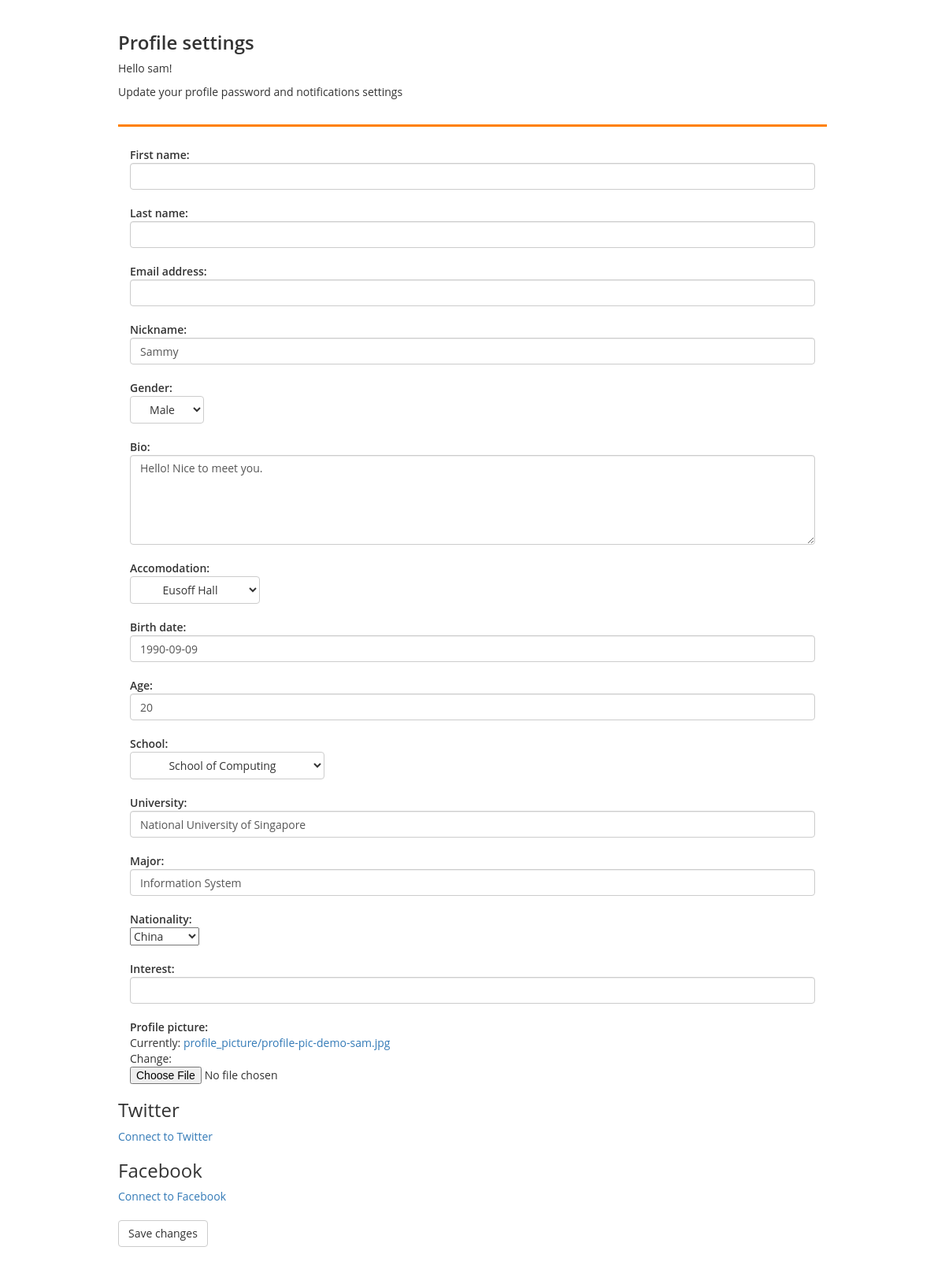
/me/settings/ (signed in), run on the app's committed database.
### nusxchange/models.py (models this page shows, shortened)
class Profile(models.Model):
    soc = 1
    fass = 2
    fos = 3
    biz = 4
    dent = 5
    sde = 6
    duke = 7
    eng = 8
    law = 9
    med = 10
    music = 11
    sph = 12
    spp = 13
    yale = 14
    oth = 15
    SCHOOL_CHOICES = (
        (soc, 'School of Computing'),
        (fass, 'Faculty of Arts & Social Science'),
        (fos, 'Faculty of Science'),
        (biz, 'Business and Accountancy'),
        (dent, 'Dentistry'),
        (sde, 'Design & Environment'),
        (duke, 'Duke-NUS'),
        (eng, 'Engineering'),
        (law, 'Law'),
        (med, 'Medicine'),
        (music, 'Music'),
        (sph, 'Public Health'),
        (spp, 'Public Policy'),
        (yale, 'Yale-NUS'),
        (oth, 'Others'),
        )
    TEMASEK='TH'
    EUSOFF='EH'
    CINNAMON='CC'
    TEMBUSU='TC'
    OFFCAMPUS='OC'
    ACCOMODATION_CHOICES = (
        (TEMASEK, 'Temasek Hall'),
        (EUSOFF, 'Eusoff Hall'),
        (CINNAMON, 'Cinnamon College'),
        (TEMBUSU, 'Tembusu College'),
        (OFFCAMPUS, 'Off-Campus')
        )
    user = models.OneToOneField(User, on_delete=models.CASCADE)
    bio = models.TextField(max_length=500, null = False, blank=True )
    accomodation = models.CharField(
        max_length=2,
        blank=False,
        default = OFFCAMPUS,
        choices = ACCOMODATION_CHOICES,
        )
    birth_date = models.DateField(null=True, blank=False)
    school = models.PositiveSmallIntegerField(
        choices = SCHOOL_CHOICES,
        blank = False,
        default = oth,
        )
    nickname = models.CharField(max_length=30, null=False, blank=True)
    matric_num = models.CharField(
        max_length=9,
        blank=False,
        default = 'A0000000Z',)
    age = models.CharField(max_length=3, blank=False, default=18)
    gender = models.CharField(
        max_length=3,
        choices = (('F', 'Female'),('M', 'Male'),),
        default='M',
        )
    major = models.CharField(max_length=30, null = False, blank=True)
    NATIONALITY_CHOICES=(
        ('CN',  'China'),
        ('SG', 'Singapore'),
        ('OT', 'Others'),
        ) #tbc
    nationality = models.CharField(
        choices = NATIONALITY_CHOICES,
        max_length=2,
        blank=False,
        default='OT',
        )
    interest = models.CharField(max_length=300, null = False, blank=True)
    university = models.CharField(max_length=300, null = False, blank = True)
    facebook_url = models.URLField(null = False, blank=True, )
    profile_picture = models.ImageField(
        upload_to="profile_picture",
        blank=False,
        null = False,
        default="profile_picture/no-img.jpg",
        )

### profile_management/views.py (the view)
@login_required
@transaction.atomic
def edit_profile(request):
    if request.method == 'POST':
        user_form = UserForm(request.POST, instance=request.user)
        profile_form = ProfileForm(request.POST, instance=request.user.profile)
        if user_form.is_valid() and profile_form.is_valid():
            user_form.save()
            if 'profile_picture' in request.FILES:
                request.user.profile.profile_picture = request.FILES['profile_picture']
            profile_form.save()
            messages.success(request, 'Your profile was successfully updated!')
            return redirect('profile:myhome')
        else:
            messages.error(request, _('Please correct the error below.'))
    else:
        user_form = UserForm(instance=request.user)
        profile_form = ProfileForm(instance=request.user.profile)
    return render(
        request, 'profile_management/settings.html',
        {'user_form': user_form,'profile_form': profile_form}
        )

### profile_management/forms.py
class UserForm(forms.ModelForm):
    class Meta:
        model = User
        fields = ('first_name', 'last_name', 'email')
        widgets = {
            'first_name': forms.TextInput(attrs={'class': 'form-control'}),
            'last_name': forms.TextInput(attrs={'class': 'form-control'}),
            'email': forms.TextInput(attrs={'class': 'form-control'}),
        }

### templates/profile_management/settings.html (shortened to what this page needs)
{% block content %}
<!DOCTYPE html>
<html >
<head>
  <link rel='stylesheet prefetch' href='https://maxcdn.bootstrapcdn.com/bootstrap/3.3.7/css/bootstrap.min.css'>
{% load static %}
  <link rel="stylesheet" href="{% static 'profile_management/settings.css' %}">
</head>
<body>
  <div class="container-fluid">
  <div class="row">
    <div class="col-sm-12">
      <div class="profile-holder">
        <div class="profile-people-holder" border-bottom-color="#FFF">
          <div class="profile-name">
            <h3>Profile settings</h3>
				<p>Hello {{ user.username }}!</p>
            <p>Update your profile password and notifications settings</p>
          </div>
        </div>
        <div class="profile-settings-holder">
	<form method="post" enctype="multipart/form-data">
          {% for field in user_form %}
            <div class="form-group clearfix">
              <div class="col-sm-12 control-label">
                {{ field.label_tag }}
              </div>
              <div class="col-sm-12">
                {{ field }}
              </div>
            </div>
          {% endfor %}
          {% for field in profile_form %}
            <div class="form-group clearfix">
              <div class="col-sm-12 control-label">
                {{ field.label_tag }}
              </div>
              <div class="col-sm-12">
                {{ field }}
              </div>
            </div>
          {% endfor %}
 	<h3>Twitter</h3>
	{% if twitter_login %}
		<p>Connected as <a href="https://twitter.com/{{ twitter_login.extra_data.access_token.screen_name }}/" target="_blank">@{{ twitter_login.extra_data.access_token.screen_name }}</a></p>
		{% if can_disconnect %}
		   <form method="post" action="{% url 'social:disconnect' 'twitter' %}">
		     {% csrf_token %}
		     <button type="submit">Disconnect from Twitter</button>
		   </form>
		{% else %}
		   <button type="button" disabled>Disconnect from Twitter</button>
		   <p style="color: red">You must <a href="{% url 'password' %}">define a password</a> for your account before disconnecting from Twitter.</p>
		{% endif %}
	{% else %}
	 <a href="{% url 'social:begin' 'twitter' %}">Connect to Twitter</a>
	{% endif %}
	<h3>Facebook</h3>
	{% if facebook_login %}
   	<p>Connected as <a href="https://facebook.com/{{ facebook_login.extra_data.id }}/" target="_blank">{{ facebook_login.extra_data.id }}</a></p>
    		{% if can_disconnect %}
		      <form method="post" action="{% url 'social:disconnect' 'facebook' %}">
		      {% csrf_token %}
		      <button type="submit">Disconnect from Facebook</button>
		      </form>
		   {% else %}
		      <button type="button" disabled>Disconnect from Facebook</button>
		      <p style="color: red">You must <a href="{% url 'password' %}">define a password</a> for your account before disconnecting from Facebook.</p>
		   {% endif %}
	{% else %}
 		<a href="{% url 'social:begin' 'facebook' %}">Connect to Facebook</a><br><br>
	{% endif %}
  	<button type="submit" class="btn btn-default">Save changes</button>
	</form>
</html>
{% endblock %}

### profile_management/static/profile_management/settings.css (style rules this page uses)
html, body { font-family: "Open Sans", "Helvetica Neue", Arial, Helvetica, sans-serif; text-rendering: optimizeLegibility; -webkit-font-smoothing: antialiased; -moz-osx-font-smoothing: grayscale; }
.form-group .control-label label { font-weight: 600; margin-bottom: 0px; padding-top: 5px; }
.form-control { display:block;width:100%;height:34px;padding:6px 12px;font-size:14px;line-height:1.42857143;color:#555;background-color:#fff;background-image:none;border:1px solid #ccc;border-radius:4px;-webkit-box-shadow:inset 0 1px 1px rgba(0,0,0,.075);box-shadow:inset 0 1px 1px rgba(0,0,0,.075);-webkit-transition:border-color ease-in-out .15s,-webkit-box-shadow ease-in-out .15s;-o-transition:border-color ease-in-out .15s,box-shadow ease-in-out .15s;transition:border-color ease-in-out .15s,box-shadow ease-in-out .15s }
textarea.form-control { height:auto }
.form-group { margin-bottom:15px }
.profile-holder label, .profile-people-holder .profile-name h3, .notification-legend p, .settings-legend p { color: #333333; font-weight: 600; }
.profile-people-holder { padding: 1.5em 0; border-bottom: 3px solid #FF8000; margin-bottom: 1.5em; }
.profile-settings-holder form { padding-bottom: 1.5em; margin-bottom: 1.5em; }
@media screen and (min-width: 640px) { .container-fluid { padding: 0 12.5%; } }

### data on the page
Profile: profile_form "Sammy" "Male" "Hello! Nice to meet you." "Eusoff Hall" "1990-09-09" "20" "School of Computing" "National University of Singapore" "Information System" "China"

### other printed values
{{ user.username }} "sam"
{{ field.label_tag }} "First name:" "Last name:" "Email address:"
{{ field.label_tag }} "Nickname:" "Gender:" "Bio:" "Accomodation:" "Birth date:" "Age:" "School:" "University:" "Major:" "Nationality:" "Interest:" "Profile picture:"
